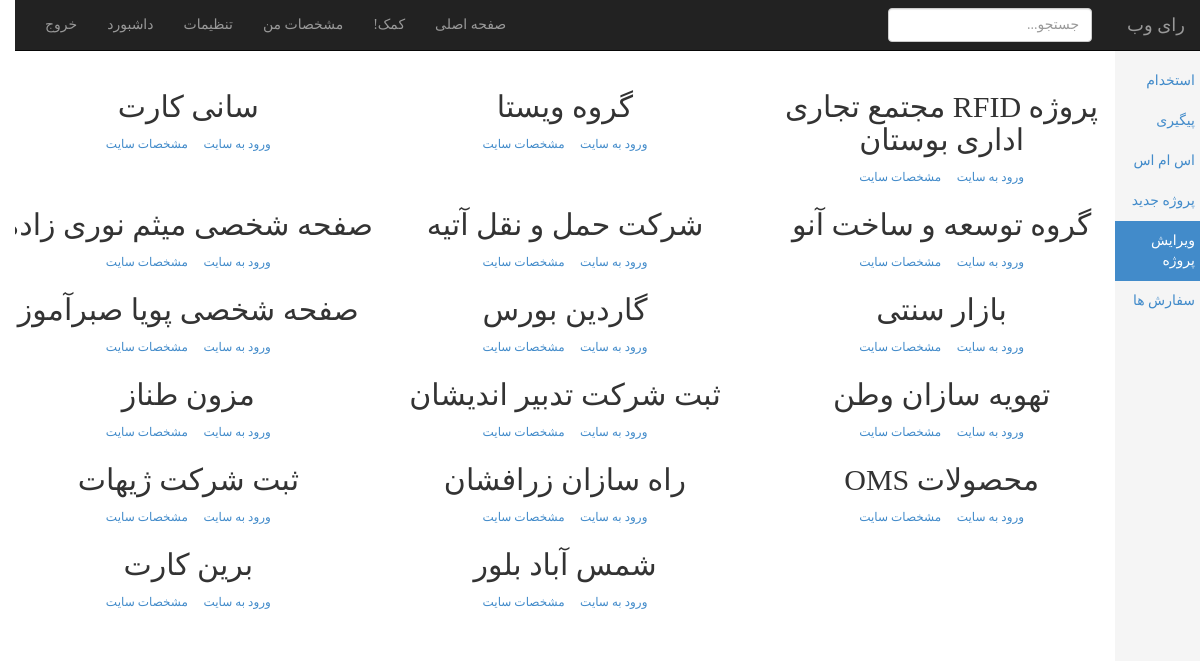
The page /admin/index.php?page=edit (signed in) on the database as committed earlier.
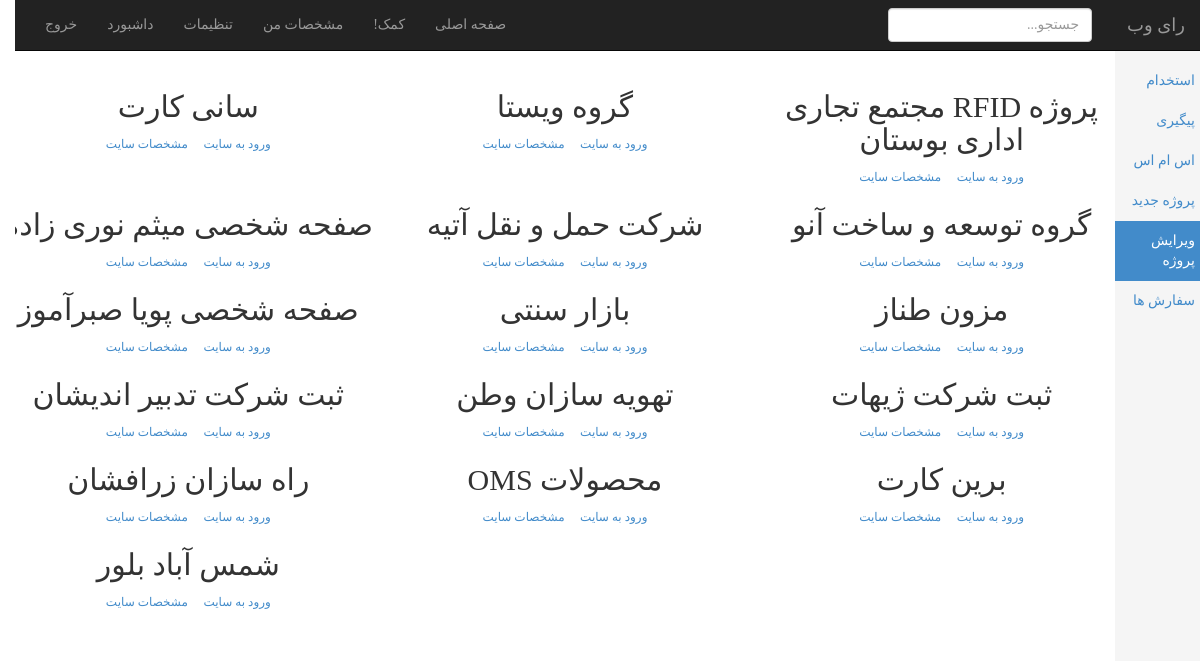
The same page on the database as committed later.
### tables this page shows
CREATE TABLE IF NOT EXISTS `project` (
`id` int(11) NOT NULL,
  `project_name` varchar(250) NOT NULL,
  `project_address` varchar(250) NOT NULL,
  `project_type` varchar(250) NOT NULL,
  `project_service` varchar(250) NOT NULL,
  `client` varchar(250) NOT NULL,
  `Technology` varchar(250) NOT NULL,
  `completion_date` bigint(20) NOT NULL,
  `project_description` varchar(250) NOT NULL,
  `confirmation` varchar(250) NOT NULL,
  `project_image` varchar(250) NOT NULL,
  `detail_image` varchar(250) NOT NULL
);

### admin/include/edit.php (the view, shortened to what this page needs)
<div class="row">
    <div id="ulSorList">
       <?php
       $sample_query = "SELECT * FROM `project`";
       $sample_result = mysqli_query($connection,$sample_query);
       while($sample_row = mysqli_fetch_assoc($sample_result)){
           $cat = $sample_row['project_type'];
           switch ($cat) {
            case 'شرکتی':
                $cat = 1;
                break;
            case 'شخصی':
                $cat = 2;
                break;
            case 'فروشگاهی':
                $cat = 3;
                break;
            case 'هنری':
                $cat = 4;
                break;
            case 'سرمایه گذاری':
                $cat = 5;
                break;
            case 'پرتال':
                $cat = 6;
                break;
        }
           echo"
            <div class='mix category_$cat col-lg-4 col-md-4 col-sm-6' data-cat='$cat'>
                <div class='w-box inverse'>
                    <div class='row'>
                        <div class='text-center'>
                            <h2>$sample_row[project_name]</h2>
                        </div>
                    </div>
					<div class='text-center'>
						<a href='$sample_row[project_address]' target='_blank' class='btn btn-xs btn-one theater'><i class='fa fa-plus-circle'></i> ورود به سایت</a>
						<a href='?page=projectdetail&id=$sample_row[id]' target='_blank' class='btn btn-xs btn-one'><i class='fa fa-link'></i> مشخصات سایت</a>
                    </div>
                </div>
            </div>";
       }
        ?>
    </div>
</div>

Rows that differ between the two databases and show on the page:
removed project: project_name "گاردین بورس"
